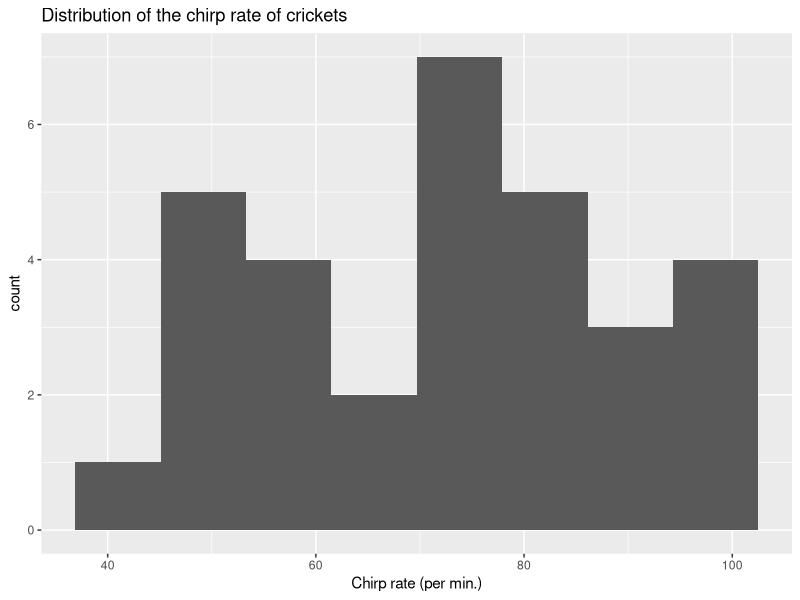
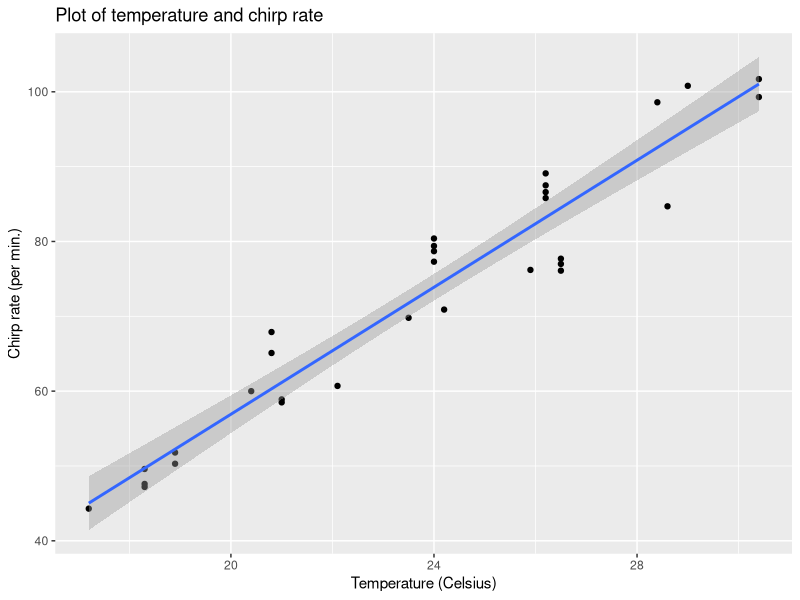
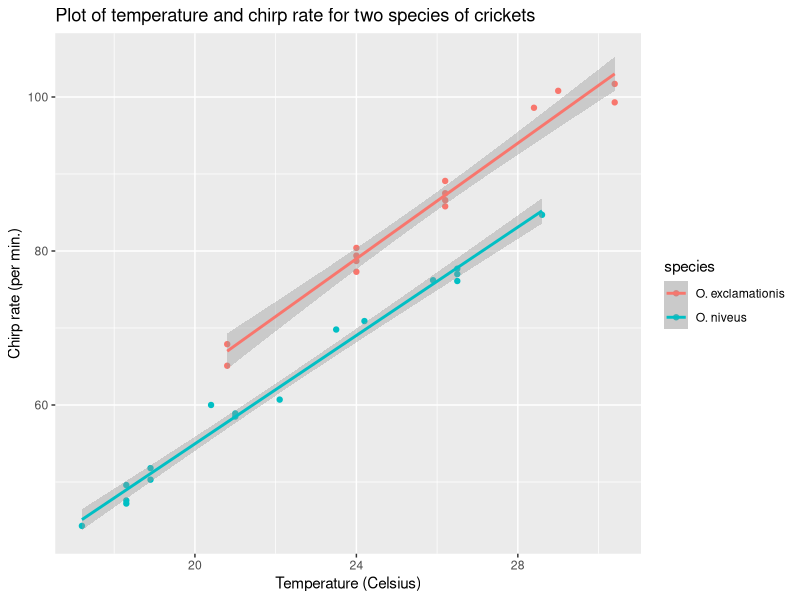

The R source for these figures, in order:
## ---- chunk 1
knitr::opts_chunk$set(echo = TRUE)
library('tidyverse') ; library('modeldata')
## ---- chunk 2
data(crickets, package = "modeldata")
names(crickets)
## ---- chunk 3
summary(crickets)
ggplot(crickets, aes(x = rate)) +
  geom_histogram(bins = 8) + 
  ggtitle("Distribution of the chirp rate of crickets") +
  xlab('Chirp rate (per min.)')
## ---- chunk 4
ggplot(crickets, aes(x = temp, y = rate)) +
  geom_point() + 
  geom_smooth(method = 'lm') +
  ggtitle("Plot of temperature and chirp rate") +
  ylab('Chirp rate (per min.)') +
  xlab('Temperature (Celsius)')

temp_lm <- lm(rate ~ temp, crickets)

summary.lm(temp_lm)
## ---- chunk 5
ggplot(crickets, aes(x = temp, y = rate, color = species)) +
  geom_point() + 
  geom_smooth(method = 'lm') +
  ggtitle("Plot of temperature and chirp rate for two species of crickets") +
  ylab('Chirp rate (per min.)') +
  xlab('Temperature (Celsius)')
